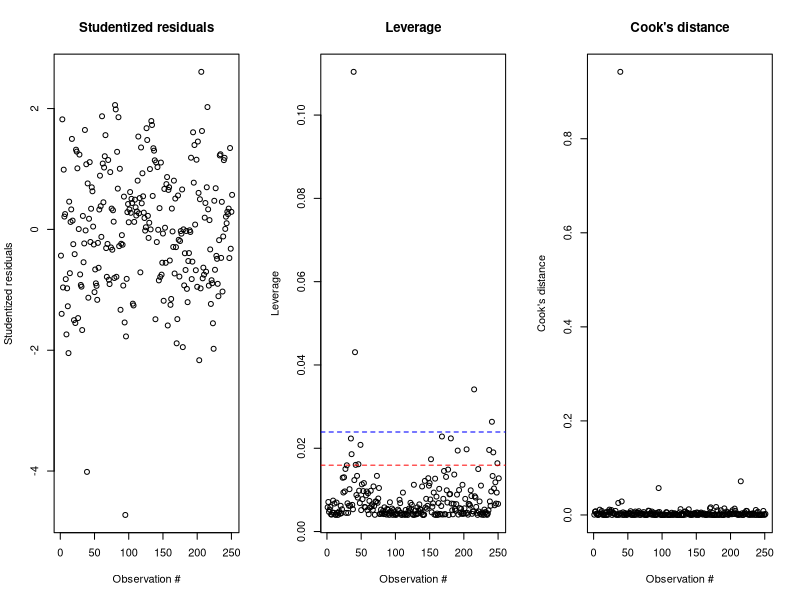
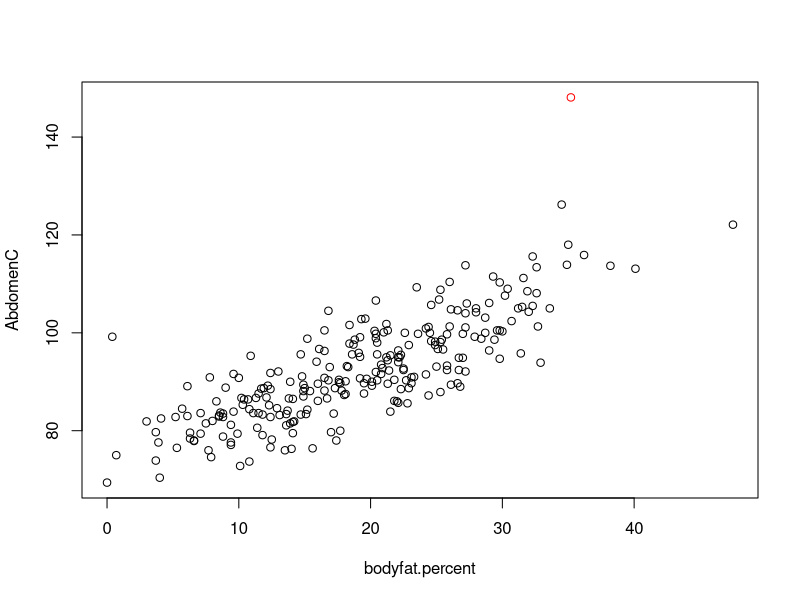
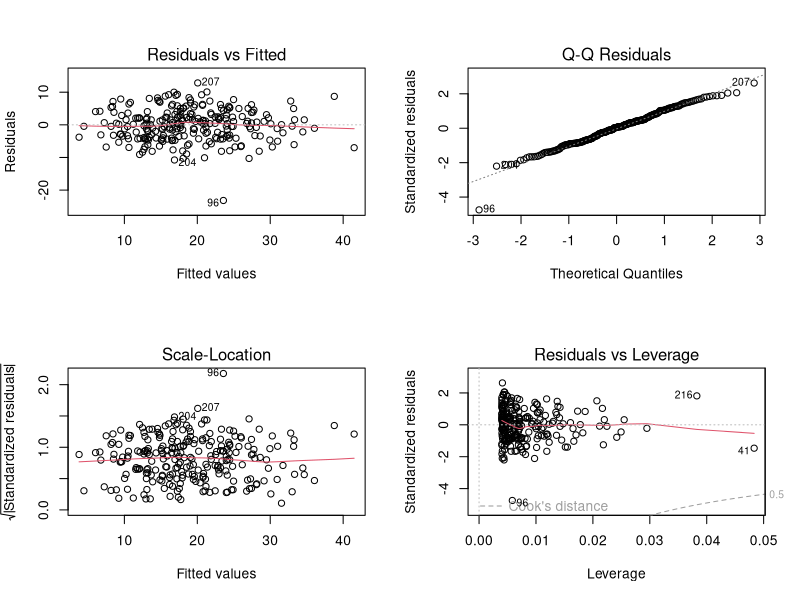
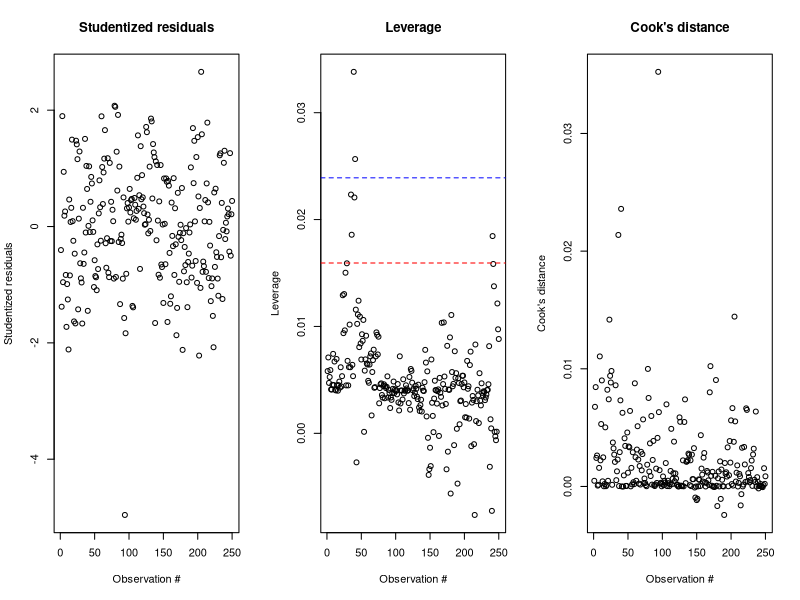
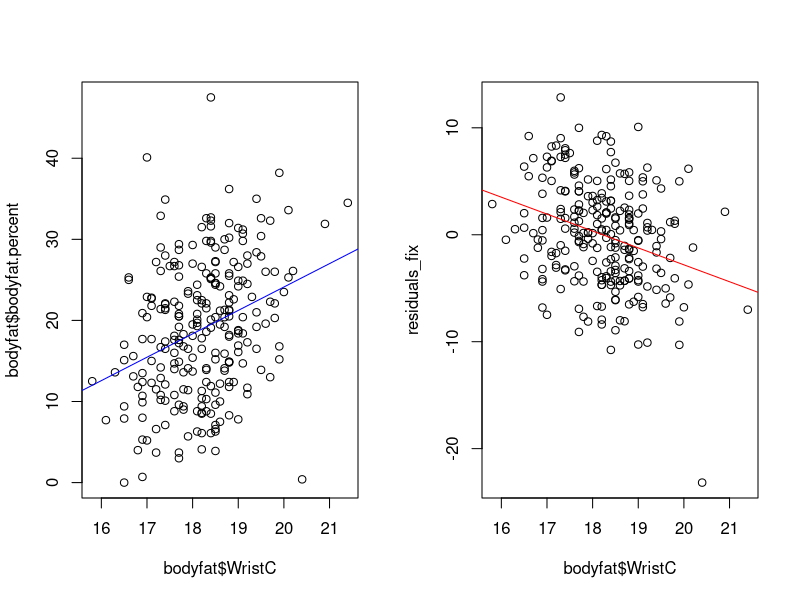
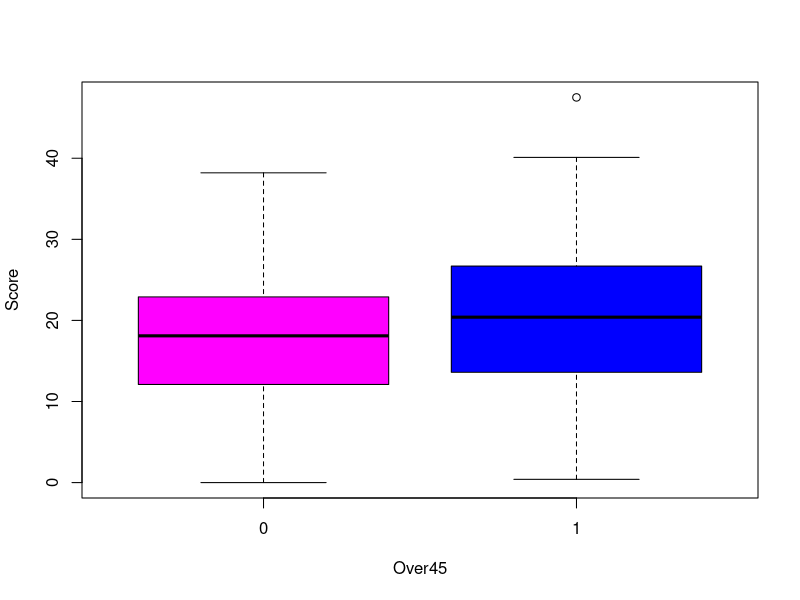

These charts were generated, in order, by the following R code:
setwd("//udrive.win.psu.edu/Users/j/q/jql5883/Desktop/math462")
getwd()

#data check----------------------------------------------------------------------------------
bodyfat=read.table("BODY_FAT.TXT", header=T, sep="")
bodyfat.recompute=(495/bodyfat$Density)-450
head(round(bodyfat.recompute,digits=1))
bodyfat.recompute>100
bodyfat.recompute<0
bodyfat.recompute[182]=0

bodyfat$SiriBFperc==round(bodyfat.recompute,digits=1)

bodyfat[,2]<-round(bodyfat.recompute,digits=1)
colnames(bodyfat)[colnames(bodyfat)=="SiriBFperc"] <- "bodyfat.percent"

bodyfat<-bodyfat[-42,]

#A-------------------------------------------------------------------------------------
attach(bodyfat)
lm_bodyfat_A=lm(bodyfat.percent~AbdomenC,data=bodyfat)
summary(lm_bodyfat_A)

n=251
p=2

residuals=lm_bodyfat_A$residuals
sigma_hat=summary(lm_bodyfat_A)$sigma
X1=model.matrix(bodyfat.percent~AbdomenC)
H=X1%*%solve(t(X1)%*%X1)%*%t(X1)
h=diag(H)
h
r=residuals/(sigma_hat*sqrt(1-h))
t=r*sqrt((n-p-1)/(n-p-r^2))
par(mfrow=c(1,3))
plot(t,xlab='Observation #',ylab='Studentized residuals',main='Studentized residuals')

thresh2=2*p/n
thresh3=3*p/n
plot(h,xlab='Observation #',ylab='Leverage',main='Leverage')
abline(h=thresh2,lty=2,col="red")
abline(h=thresh3,lty=2,col="blue")

D1=(1/p)*r^2*h/(1-h)
plot(D1,xlab='Observation #',ylab='Cook\'s distance',main='Cook\'s distance')

which(D1>0.8)
which(h>0.04) 
which(abs(t)>3)

bodyfat.percent[39]

par(mfrow=c(1,1))
plot(bodyfat.percent,AbdomenC,
     col=ifelse(bodyfat.percent==35.2, "red", "black"))

bodyfat<-bodyfat[-39,]

lm_bodyfat_A_fix=lm(bodyfat$bodyfat.percent~bodyfat$AbdomenC,data=bodyfat)
summary(lm_bodyfat_A_fix)

par(mfrow=c(2,2))
plot(lm_bodyfat_A_fix)
shapiro.test(lm_bodyfat_A_fix$residuals)

n_fix=250

residuals_fix=lm_bodyfat_A_fix$residuals
sigma_hat_fix=summary(lm_bodyfat_A_fix)$sigma
X1_fix=model.matrix(bodyfat$bodyfat.percent~bodyfat$AbdomenC)
H_fix=X1_fix%*%solve(t(X1)%*%X1)%*%t(X1)
h_fix=diag(H_fix)
h_fix
r_fix=residuals_fix/(sigma_hat_fix*sqrt(1-h_fix))
t_fix=r_fix*sqrt((n_fix-p-1)/(n_fix-p-r_fix^2))
par(mfrow=c(1,3))
plot(t_fix,xlab='Observation #',ylab='Studentized residuals',main='Studentized residuals')

thresh2=2*p/n
thresh3=3*p/n
plot(h_fix,xlab='Observation #',ylab='Leverage',main='Leverage')
abline(h=thresh2,lty=2,col="red")
abline(h=thresh3,lty=2,col="blue")

D1_fix=(1/p)*r_fix^2*h_fix/(1-h_fix)
plot(D1_fix,xlab='Observation #',ylab='Cook\'s distance',main='Cook\'s distance')

detach(bodyfat)

#B-------------------------------------------------------------------------------------
lm_bodyfat_W=lm(bodyfat.percent~WristC,data=bodyfat)
summary(lm_bodyfat_W)

beta0_1=lm_bodyfat_W$coefficients[1]
beta1_1=lm_bodyfat_W$coefficients[2]

par(mfrow=c(1,2))
plot(bodyfat$WristC,bodyfat$bodyfat.percent)
abline(beta0_1,beta1_1,col="blue")

lm_bodyfat_R=lm(residuals_fix~WristC,data=bodyfat)
summary(lm_bodyfat_R)

beta0_2=lm_bodyfat_R$coefficients[1]
beta1_2=lm_bodyfat_R$coefficients[2]

plot(bodyfat$WristC,residuals_fix)
abline(beta0_2,beta1_2,col="red")

#C-------------------------------------------------------------------------------------
attach(bodyfat)

par(mfrow=c(1,1))

over45=bodyfat.percent[Over45==1]
under45=bodyfat.percent[Over45==0]
boxplot(bodyfat.percent~Over45,col=c('magenta','blue'),ylab='Score')
t.test(over45,under45,var.equal=TRUE)

dummy=(Over45==1)
lm_bodyfat_age=lm(bodyfat.percent~dummy)
summary(lm_bodyfat_age)

detach(bodyfat)

#D-------------------------------------------------------------------------------------
lm_bodyfat_combine=lm(bodyfat$bodyfat.percent~bodyfat$AbdomenC+dummy+bodyfat$AbdomenC:dummy)
summary(lm_bodyfat_combine)

anova(lm_bodyfat_A_fix,lm_bodyfat_combine)
